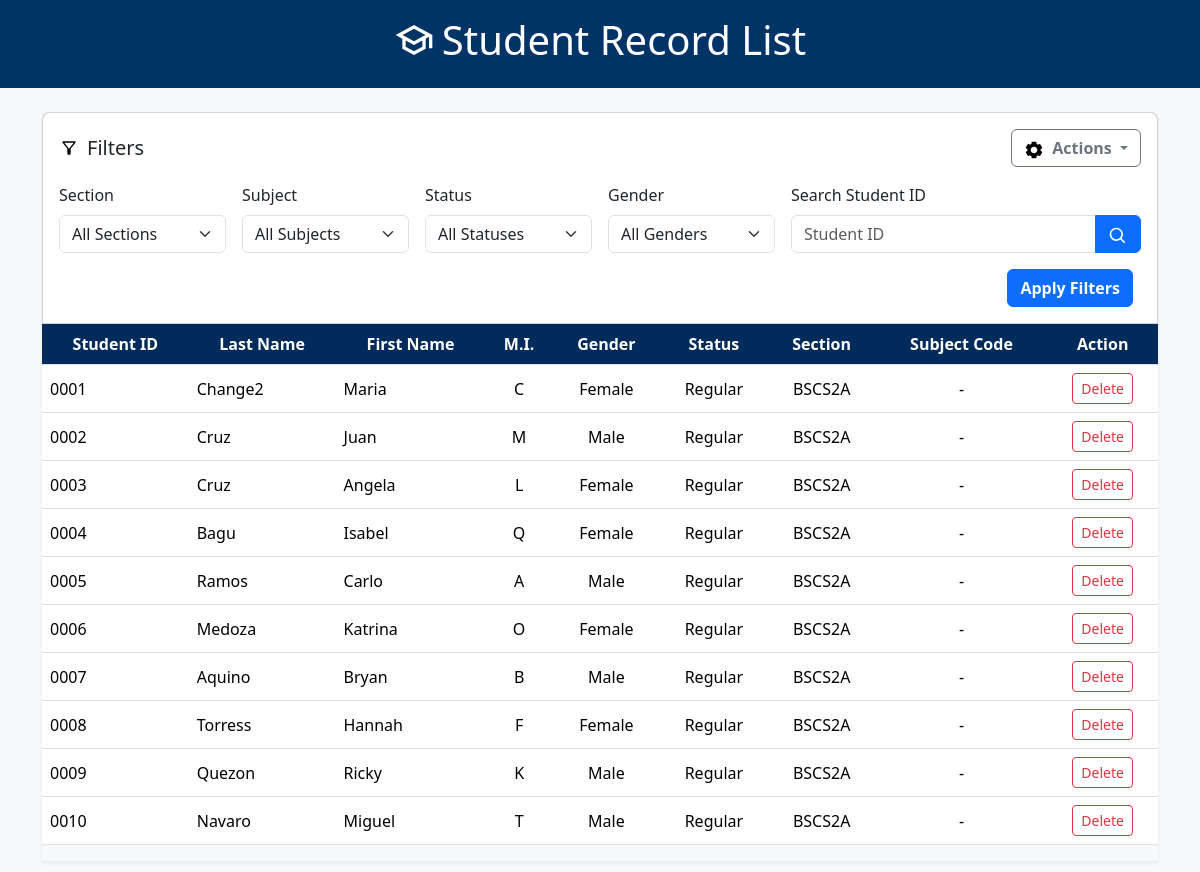
The page / on the database its author committed.
### index.php (the view, shortened to what this page needs)
<?php include "./dbconnection.php";
    $subjectCode = isset($_GET['subject-code']) ? $conn->real_escape_string($_GET['subject-code']) : null;
    $search = isset($_GET['search']) ? $conn->real_escape_string($_GET['search']) : null;
    $conditions = [];
?>
<!DOCTYPE html>
<html lang="en">
<head>
    <link rel="stylesheet" href="./bootstrap.min.css">
    <link rel="stylesheet" href="./css/styles.css">
</head>
<body>
    <div class="header text-white text-center p-3">
        <h1 class="d-flex justify-content-center align-items-center gap-2"><img src="./imgs/school.svg"> Student Record List</h1>
    </div>
    <div class="container py-4">
        <div class="card custom-rounded-top shadow-sm mb-0">
            <div class="card-body">
                <form action="index.php" method="GET">
                    <div class="d-flex justify-content-between align-items-center mb-3">
                        <h5 class="card-title mb-0 d-flex align-items-center">
                            <img src="./imgs/filter.svg" alt="Filter" class="me-2" width="20"> Filters
                        </h5>
                        <div class="dropdown">
                            <button class="btn btn-outline-secondary dropdown-toggle fw-bold" type="button" id="actionsDropdown"
                                    data-bs-toggle="dropdown" aria-expanded="false">
                                <img src="./imgs/cog.svg" alt="Settings" width="20" class="me-1"> Actions
                            </button>
                        </div>
                    </div>
                    <div class="row g-3 filter-inputs">
                        <div class="col-md-2">
                            <label for="sectionFilter" class="form-label">Section</label>
                            <select name="section" class="form-select" id="sectionFilter">
                                <option value="">All Sections</option>
                            </select>
                        </div>
                        <div class="col-md-2">
                            <label for="subjectFilter" class="form-label">Subject</label>
                            <select name="subject-code" class="form-select" id="subjectFilter">
                                <option value="">All Subjects</option>
                            </select>
                        </div>
                        <div class="col-md-2">
                            <label for="statusFilter" class="form-label">Status</label>
                            <select name="status" class="form-select" id="statusFilter">
                                <option value="">All Statuses</option>
                            </select>
                        </div>
                        <div class="col-md-2">
                            <label for="genderFilter" class="form-label">Gender</label>
                            <select name="gender" class="form-select" id="genderFilter">
                                <option value="">All Genders</option>
                            </select>
                        </div>
                        <div class="col-md-4">
                            <label for="searchInput" class="form-label">Search Student ID</label>
                                <div class="input-group d-flex">
                                    <input type="text" class="form-control flex-grow-1" id="searchInput" name="search" placeholder="Student ID" value="<?= htmlspecialchars($search) ?>">
                                    <button class="btn btn-primary flex-shrink-0" type="submit" name="action" value="view">
                                        <img src="./imgs/search.svg" alt="Search" width="20">
                                    </button>
                                </div>
                        </div>
                    </div>
                    <div class="row mt-3">
                        <div class="col-12 d-flex justify-content-end">
                            <button type="submit" name="action" value="view" class="btn btn-primary me-2 fw-bold">
                                Apply Filters
                            </button>
                        </div>
                    </div>
                </form>
            </div>
        </div>
        <div class="student-list-table-container table-responsive shadow-sm">
            <table class="table table-hover align-middle">
                <thead >
                    <tr>
                        <th scope="col" class="text-center">Student ID</th>
                        <th scope="col" class="text-center">Last Name</th>
                        <th scope="col" class="text-center">First Name</th>
                        <th scope="col" class="text-center">M.I.</th>
                        <th scope="col" class="text-center">Gender</th>
                        <th scope="col" class="text-center">Status</th>
                        <th scope="col" class="text-center">Section</th>
                        <th scope="col" class="text-center">Subject Code</th>
                        <th scope="col" class="text-center">Action</th>
                    </tr>
                </thead>
                <tbody>
                    <?php
                        if ($subjectCode) {
                            $conditions[] = "sc.`subject-code` = '$subjectCode'";
                            $joinClause = "JOIN `student-subjects` AS sc ON st.studentid = sc.studentid";
                            $selectClause = "st.studentid, st.section, st.lastName, st.firstName, st.mi, st.gender, st.enrollmentStatus, sc.`subject-code`";
                        } else {
                            $joinClause = "";
                            $selectClause = "DISTINCT st.studentid, st.section, st.lastName, st.firstName, st.mi, st.gender, st.enrollmentStatus";
                        }
                        $whereClause = $conditions ? 'WHERE ' . implode(' AND ', $conditions) : '';
                        $student_list = "SELECT $selectClause
                                        FROM `students-tbl` AS st
                                        $joinClause
                                        $whereClause";
                        $result = $conn->query($student_list);
                        if ($result->num_rows > 0) {
                            while ($row = $result->fetch_assoc()) {
                                echo "<tr>
                                        <td>{$row['studentid']}</td>
                                        <td>{$row['lastName']}</td>
                                        <td>{$row['firstName']}</td>
                                        <td class='text-center'>{$row['mi']}</td>
                                        <td class='text-center'>{$row['gender']}</td>
                                        <td class='text-center'>{$row['enrollmentStatus']}</td>
                                        <td class='text-center'>{$row['section']}</td>";
                                if ($subjectCode) {
                                    echo "<td class='text-center'>{$row['subject-code']}</td>";
                                } else {
                                    echo "<td class='text-center'>-</td>";
                                }
                                echo "<td class='text-center'>
                                        <form action='./php-process/delete_student.php' method='POST' onsubmit='return confirm(\"Are you sure you want to delete this student?\");'>
                                            <input type='hidden' name='studentid' value='" . $row['studentid'] . "'>
                                            <button type='submit' name='delete' value='Delete' class='btn btn-sm btn-outline-danger'>
                                                Delete
                                            </button>
                                        </form>
                                    </td>";
                                echo "</tr>";
                            }
                        } else {
                            echo "<tr><td colspan='9' class='text-center py-3'>No records found</td></tr>";
                        }
                    ?>
                </tbody>
            </table>
        </div>
    </div>
</body>
</html>

### css/styles.css (style rules this page uses)
:root { --primary-color: #003366; --secondary-color: #3399FF; --bg-color: #F8F9FA; --border-color: #DEE2E6; --text-color: #343A40; --text-table-light-color: #fff; --table-header-bg: #002B5B; --border-color: #ccc; }
body { background-color: var(--bg-color); color: var(--text-color); }
* { margin: 0; padding: 0; font-family: 'Segoe UI', Tahoma, Geneva, Verdana, sans-serif !important; }
table thead th { background-color: var(--table-header-bg) !important; color: var(--text-table-light-color) !important; }
.header { background-color: var(--primary-color); }
.custom-rounded-top { border-radius: 0.5rem 0.5rem 0 0; }

### rows shown on the page
students-tbl: studentid "0001", lastName "Change2", firstName "Maria", mi "C", gender "Female", enrollmentStatus "Regular", section "BSCS2A"
students-tbl: studentid "0002", lastName "Cruz", firstName "Juan", mi "M", gender "Male", enrollmentStatus "Regular", section "BSCS2A"
students-tbl: studentid "0003", lastName "Cruz", firstName "Angela", mi "L", gender "Female", enrollmentStatus "Regular", section "BSCS2A"
students-tbl: studentid "0004", lastName "Bagu", firstName "Isabel", mi "Q", gender "Female", enrollmentStatus "Regular", section "BSCS2A"
students-tbl: studentid "0005", lastName "Ramos", firstName "Carlo", mi "A", gender "Male", enrollmentStatus "Regular", section "BSCS2A"
students-tbl: studentid "0006", lastName "Medoza", firstName "Katrina", mi "O", gender "Female", enrollmentStatus "Regular", section "BSCS2A"
students-tbl: studentid "0007", lastName "Aquino", firstName "Bryan", mi "B", gender "Male", enrollmentStatus "Regular", section "BSCS2A"
students-tbl: studentid "0008", lastName "Torress", firstName "Hannah", mi "F", gender "Female", enrollmentStatus "Regular", section "BSCS2A"
students-tbl: studentid "0009", lastName "Quezon", firstName "Ricky", mi "K", gender "Male", enrollmentStatus "Regular", section "BSCS2A"
students-tbl: studentid "0010", lastName "Navaro", firstName "Miguel", mi "T", gender "Male", enrollmentStatus "Regular", section "BSCS2A"
